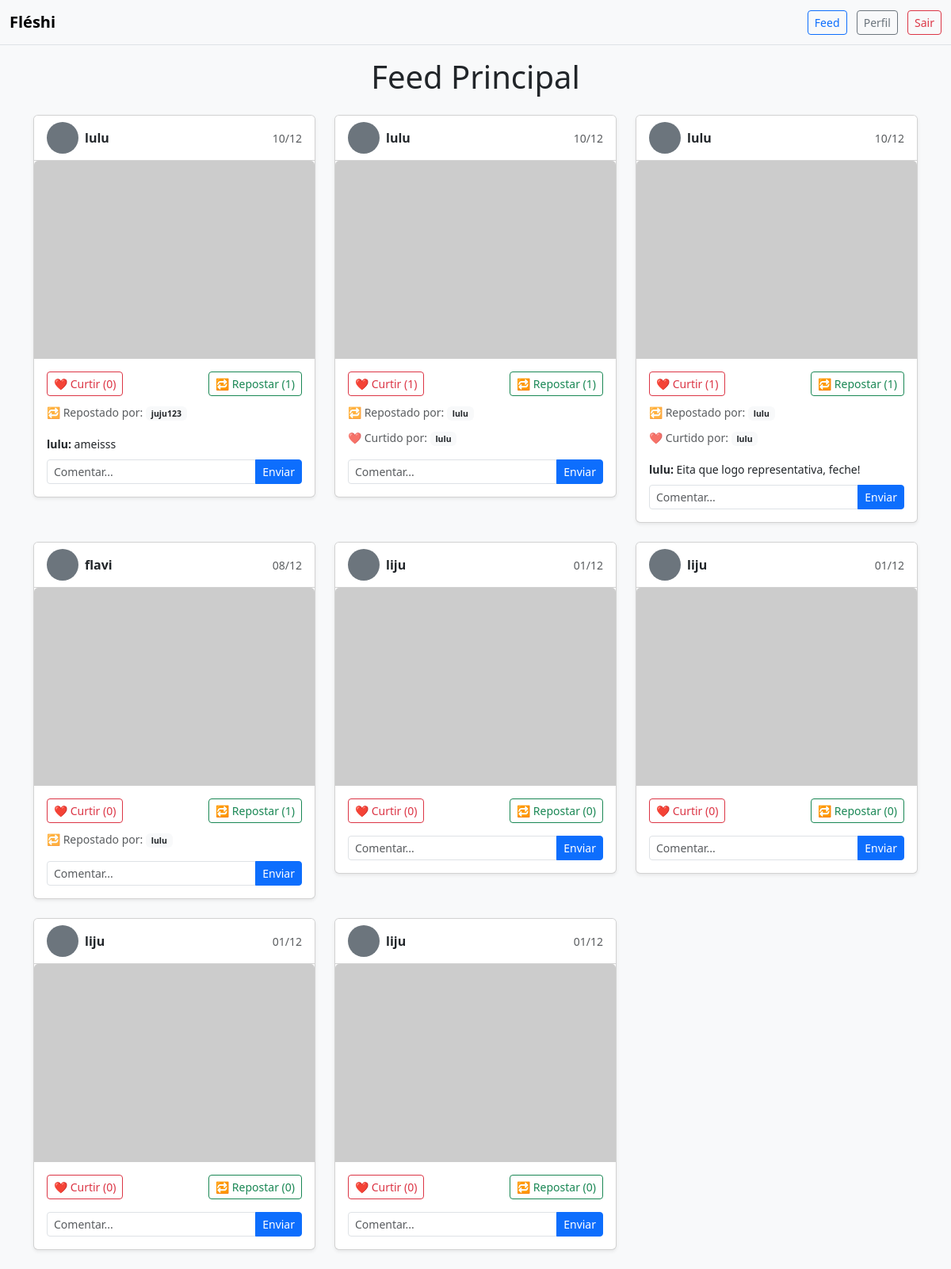
The page /feed (signed in) on the database its author committed.
### appfleshi/models.py (models this page shows)
class Photo(db.Model):
    id = db.Column(db.Integer, primary_key=True)
    file_name = db.Column(db.String(255), default= "default.png")
    upload_date = db.Column(db.DateTime(timezone=True), nullable=False, default=lambda: datetime.now(timezone.utc))
    user_id = db.Column(db.Integer, db.ForeignKey("user.id"), nullable=False)
    reposts = db.relationship("Repost", backref="photo", lazy=True)
    likes = db.relationship("Like", backref="photo", lazy=True, cascade="all, delete-orphan")
    comments = db.relationship("Comment", backref="photo", lazy=True)

class User(db.Model, UserMixin):
    id = db.Column(db.Integer, primary_key=True)
    username = db.Column(db.String(20), unique=True)
    email = db.Column(db.String(100), unique=True, nullable=False)
    password = db.Column(db.String(60), nullable=False)
    photos = db.relationship("Photo", backref="user", lazy=True) #lista de fotos, cada foto é um objeto
    likes = db.relationship("Like", backref="user", lazy=True)
    reposts = db.relationship("Repost", backref="user", lazy=True)
    comments = db.relationship("Comment", backref="user", lazy=True)

class Repost(db.Model):
    id = db.Column(db.Integer, primary_key=True)
    user_id = db.Column(db.Integer, db.ForeignKey("user.id"), nullable=False) # quem comentou
    photo_id = db.Column(db.Integer, db.ForeignKey("photo.id"), nullable=False) # qual foto comentada

class Comment(db.Model):
    id = db.Column(db.Integer, primary_key=True)
    text = db.Column(db.String(500), nullable=False) # texto comentario
    user_id = db.Column(db.Integer, db.ForeignKey("user.id"), nullable=False) # quem comentou
    photo_id = db.Column(db.Integer, db.ForeignKey("photo.id"), nullable=False) # qual foto comentada

class Like(db.Model):
    id = db.Column(db.Integer, primary_key=True)
    user_id = db.Column(db.Integer, db.ForeignKey("user.id"), nullable=False)
    photo_id = db.Column(db.Integer, db.ForeignKey("photo.id"), nullable=False)

### appfleshi/routes.py (the view)
@app.route("/feed")
@login_required
def feed():
    photos = Photo.query.options(
        db.joinedload(Photo.likes),
        db.joinedload(Photo.comments),
        db.joinedload(Photo.user),
        db.joinedload(Photo.reposts)
    ).order_by(Photo.upload_date.desc()).all()
    reposted_photos = []
    reposts = Repost.query.order_by(Repost.id.desc()).all()
    for repost in reposts:
        photo = Photo.query.get(repost.photo_id)
        if photo:
            reposted_photos.append({'photo': photo, 'reposted_by': repost.user, 'repost_date': repost.id})
    return render_template('feed.html', photos=photos, reposted_photos=reposted_photos)

### appfleshi/models.py (called while the page is built)
@login_manager.user_loader # consultando se tem ou não aquele usuário
def load_user(user_id):
    return User.query.get(int(user_id)) # consultado a tabela do banco

### appfleshi/templates/feed.html (shortened to what this page needs)
{% extends "homepage.html" %}
{% block body %}
    {% include "navbar.html"%}
    <div class="container mt-3">
        <h1 class="text-center mb-4">Feed Principal</h1>
        {% if photos %}
        <div class="row">
            {% for photo in photos %}
            <div class="col-md-6 col-lg-4 mb-4">
                <div class="card shadow-sm">
                    <div class="card-header bg-white">
                        <div class="d-flex align-items-center justify-content-between">
                            <div class="d-flex align-items-center">
                                <div class="rounded-circle bg-secondary me-2"
                                     style="width: 40px; height: 40px;"></div>
                                <div>
                                    <a href="{{ url_for('profile', user_id=photo.user_id)}}"
                                       class="text-decoration-none text-dark fw-bold">
                                        {{ photo.user.username }}
                                    </a>
                                </div>
                            </div>
                            <small class="text-muted">
                                {{ photo.upload_date.strftime('%d/%m') }}
                            </small>
                        </div>
                    </div>
                    <img src="{{ url_for('static', filename='posts_photos/' ~ photo.file_name) }}"
                         class="card-img-top"
                         alt="imagem"
                         style="height: 250px; object-fit: cover;"
                         onerror="this.src='https://via.placeholder.com/300x250?text=Imagem+Não+Encontrada'">
                    <div class="card-body">
                        <div class="d-flex justify-content-between mb-2">
                            <a class="btn btn-outline-danger btn-sm"
                               href="{{ url_for('like_photo', photo_id=photo.id) }}">
                                ❤️ Curtir ({{ photo.likes|length }})
                            </a>
                            <a class="btn btn-outline-success btn-sm"
                               href="{{ url_for('repost_photo', photo_id=photo.id) }}">
                                🔁 Repostar ({{ photo.reposts|length }})
                            </a>
                        </div>
                        {% if photo.reposts %}
                        <div class="mb-2">
                            <small class="text-muted">
                                🔁 Repostado por:
                                {% for repost in photo.reposts %}
                                    <span class="badge bg-light text-dark">
                                        {{ repost.user.username }}
                                    </span>
                                {% endfor %}
                            </small>
                        </div>
                        {% endif %}
                        {% if photo.likes|length > 0 %}
                        <div class="mb-2">
                            <small class="text-muted">
                                ❤️ Curtido por:
                                {% for like in photo.likes %}
                                    <span class="badge bg-light text-dark">
                                        {{ like.user.username }}
                                    </span>
                                {% endfor %}
                            </small>
                        </div>
                        {% endif %}
                        <div class="mt-3">
                            {% for comentario in photo.comments %}
                            <div class="mb-2">
                                <small>
                                    <strong>{{ comentario.user.username }}:</strong>
                                    {{ comentario.text }}
                                </small>
                            </div>
                            {% endfor %}
                            <form action="{{ url_for('comments_photo', photo_id=photo.id) }}"
                                  method="POST"
                                  class="mt-2">
                                <div class="input-group">
                                    <input type="text"
                                           name="text"
                                           class="form-control form-control-sm"
                                           placeholder="Comentar..."
                                           required>
                                    <button type="submit" class="btn btn-primary btn-sm">Enviar</button>
                                </div>
                            </form>
                        </div>
                    </div>
                </div>
            </div>
            {% endfor %}
        </div>
        {% else %}
        <div class="text-center py-5">
            <h4 class="text-muted">Nenhuma foto no feed ainda</h4>
            <p>Seja o primeiro a postar!</p>
        </div>
        {% endif %}
    </div>
{% endblock %}

### rows shown on the page
Photo: user.username "lulu", upload_date "10/12", likes|length "0", reposts|length "1"
Repost: user.username "juju123"
Comment: user.username "lulu", text "ameisss"
Photo: user.username "lulu", upload_date "10/12", likes|length "1", reposts|length "1"
Repost: user.username "lulu"
Like: user.username "lulu"
Photo: user.username "lulu", upload_date "10/12", likes|length "1", reposts|length "1"
Repost: user.username "lulu"
Like: user.username "lulu"
Comment: user.username "lulu", text "Eita que logo representativa, feche!"
Photo: user.username "flavi", upload_date "08/12", likes|length "0", reposts|length "1"
Repost: user.username "lulu"
Photo: user.username "liju", upload_date "01/12", likes|length "0", reposts|length "0"
Photo: user.username "liju", upload_date "01/12", likes|length "0", reposts|length "0"
Photo: user.username "liju", upload_date "01/12", likes|length "0", reposts|length "0"
Photo: user.username "liju", upload_date "01/12", likes|length "0", reposts|length "0"
